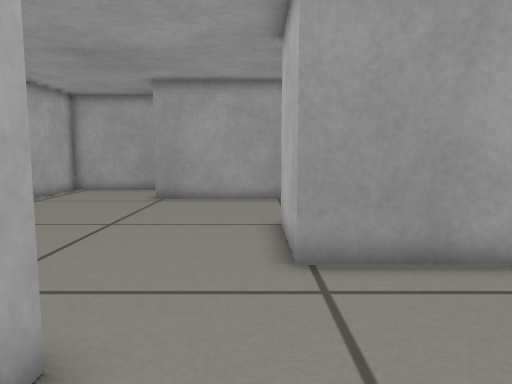
[1] (above)

18 first-person views from a walk through a world built for the Gazebo simulator. The camera is 0.39 m above the floor, tilts 6° down and sees 70° across. The floor is counted in squares, 0.2 m on a side. Each view is taken from the middle of a square. On the plan, view 1 faces up. The plan holds only what a view shows up to about 18 squares ahead; the rest is blank.

[2]
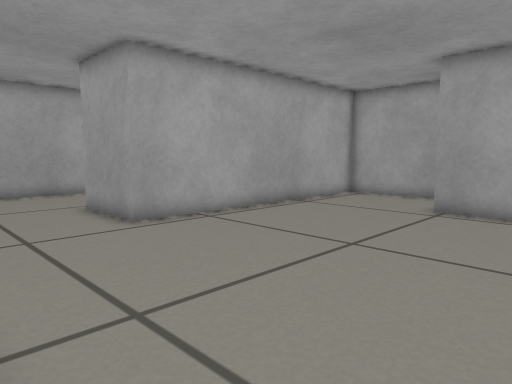

[3]
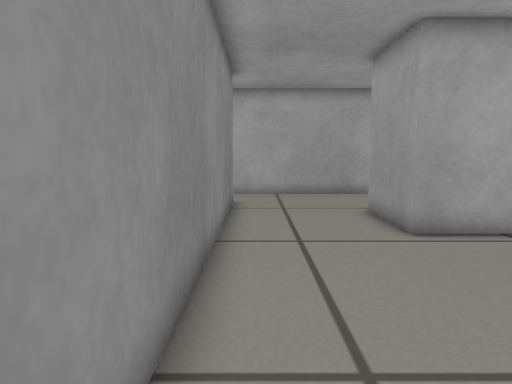

[4]
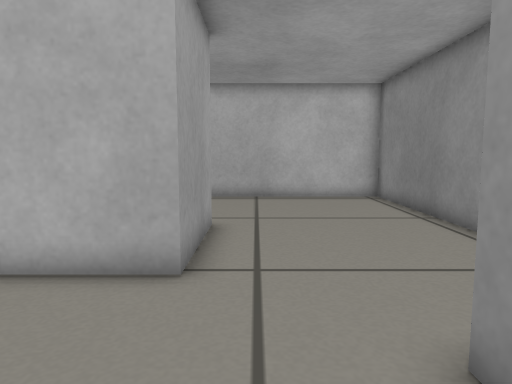

[5]
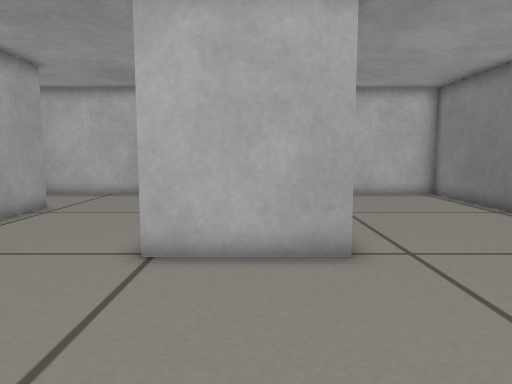

[6]
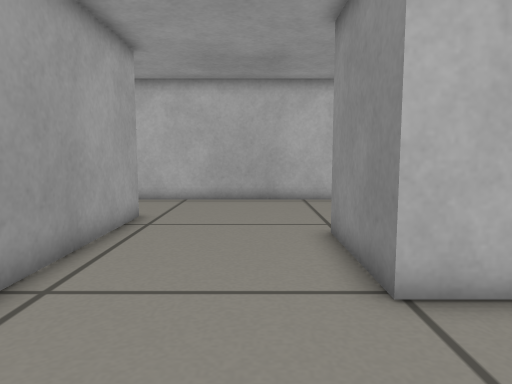

[7]
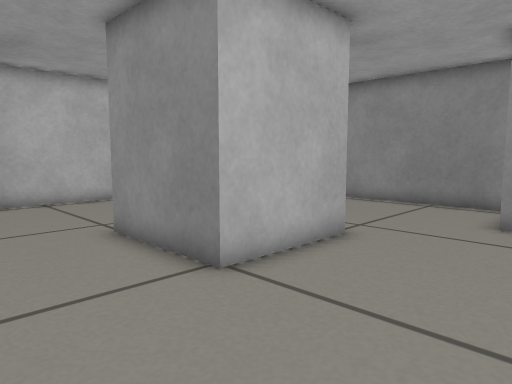

[8]
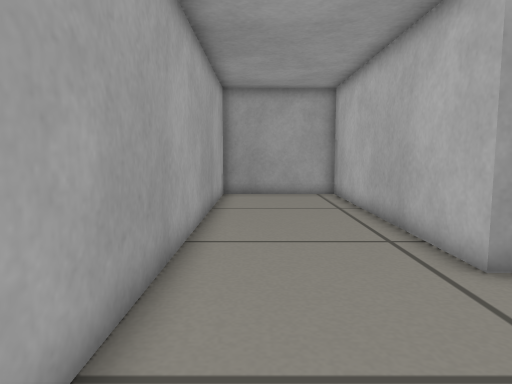

[9]
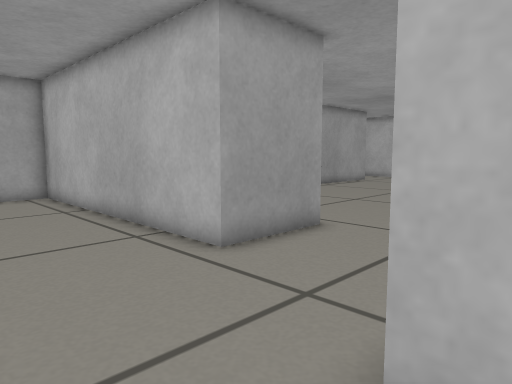

[10]
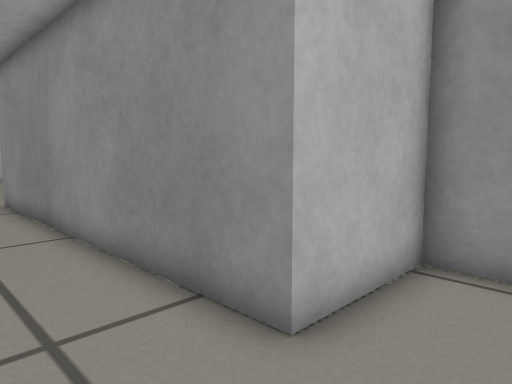

[11]
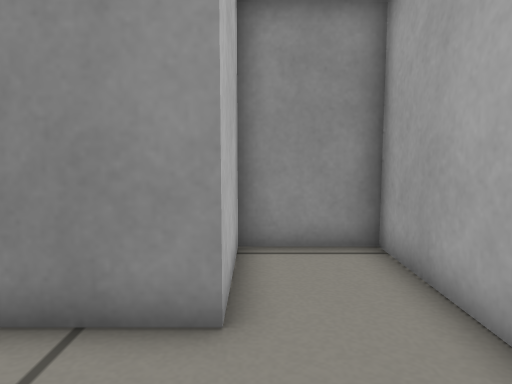

[12]
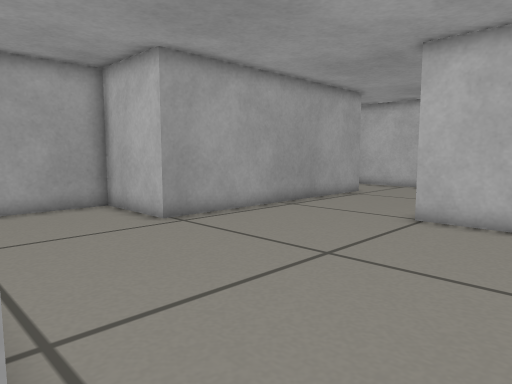

[13]
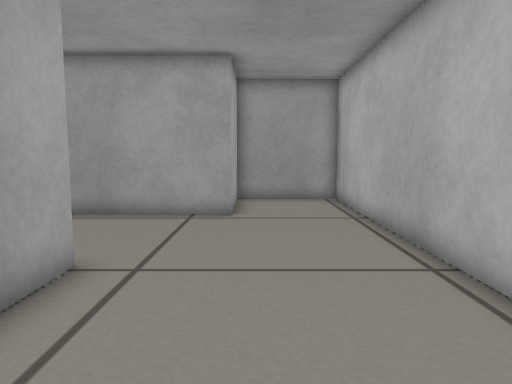

[14]
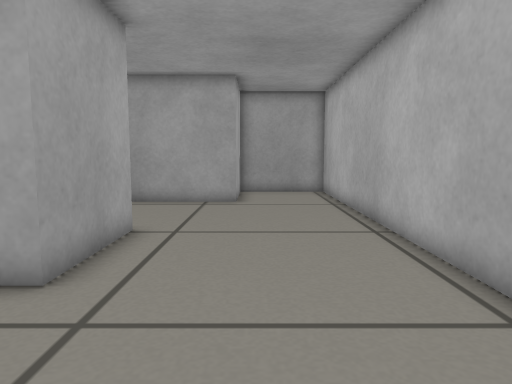

[15]
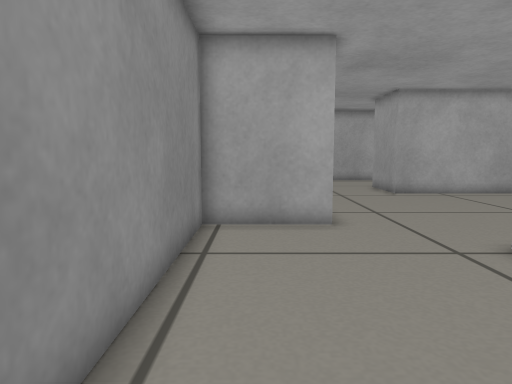

[16]
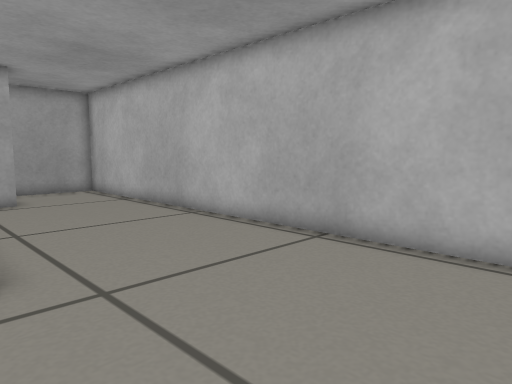

[17]
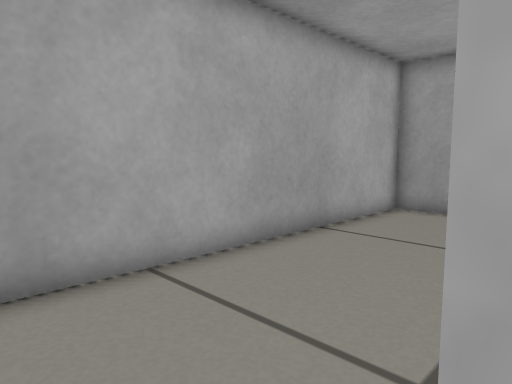

[18]
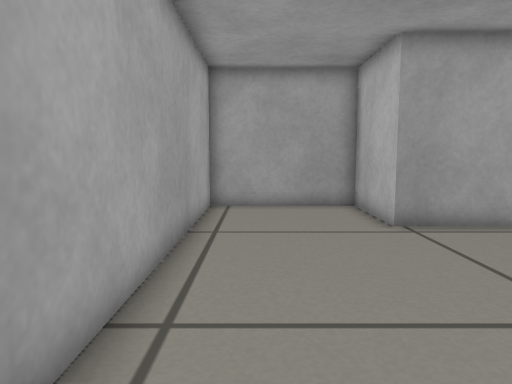

### Floor plan
Points are (right, up) in squares from view 1. A wall is a line through its corners. A room is listed if a view was taken in it or the views show most of it. See-through windows are left out.
Room 1 (views 1, 2, 3, 4, 5, 6, 7, 8, 9, 10, 11, 12, 13, 14, 15, 16, 17, 18)
walls: (0.7, 10.2) (4.9, 10.2) (4.9, 6.2) (0.7, 6.2) (0.7, 10.2); (-1.9, 3.1) (-1.9, -0.5) (11.4, -0.5) (11.4, 19.5) (7.2, 19.5) (7.2, 15.6) (-4.3, 15.6) (-4.3, 19.5) (-9.7, 19.5) (-9.7, 7.8) (-13.2, 7.8) (-13.2, 19.5) (-18.6, 19.5) (-18.6, -0.5) (-15.6, -0.5) (-15.6, 3.1) (-1.9, 3.1)

Positions as (right, up) in squares from view 1, and headings:
1: (0, 0), facing up
2: (0, 3), facing up-left
3: (-1, 4), facing left
4: (-5, 5), facing right
5: (-6, 8), facing right
6: (-4, 12), facing right
7: (-4, 14), facing down-right
8: (-17, 2), facing up
9: (-18, 2), facing up-right
10: (-18, 6), facing down-right
11: (-16, 7), facing down
12: (-10, 6), facing up-right
13: (8, 4), facing up
14: (8, 1), facing up
15: (8, 1), facing left
16: (4, 0), facing up-right
17: (-13, 7), facing up-left
18: (-8, 6), facing up
